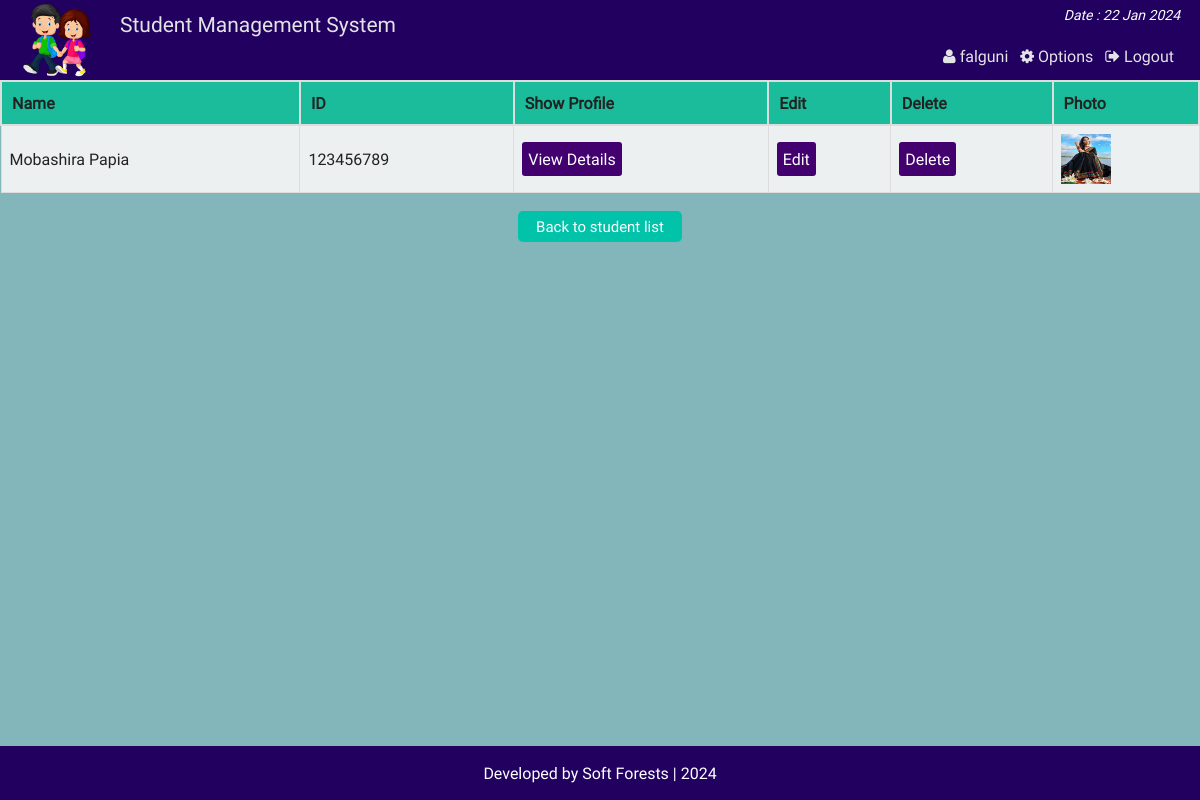
The app's page /admin_search_student.php?src_student=123456789 (signed in) with its own data.
### tables this page shows
CREATE TABLE `st_info` (
  `st_id` int(11) NOT NULL,
  `name` varchar(100) NOT NULL,
  `password` varchar(32) NOT NULL,
  `email` varchar(50) NOT NULL,
  `bday` date NOT NULL,
  `program` varchar(10) NOT NULL,
  `contact` varchar(20) NOT NULL,
  `gender` varchar(10) NOT NULL,
  `address` varchar(255) NOT NULL,
  `img` varchar(255) DEFAULT NULL
);

### php/functions.php (called while the page is built, shortened)
<?php
class login_registration_class{
	public function search($query){
		global $conn;
		$result = $conn->query("SELECT * FROM st_info WHERE (st_id LIKE '%".$query."%'
							OR name LIKE '%".$query."%'
								OR contact LIKE '%".$query."%'
									OR email LIKE '%".$query."%') order by st_id");
		return $result;
	}
};
?>

### admin_search_student.php (the view, shortened to what this page needs)
<?php
	require "php/config.php";
	require_once "php/functions.php";
	$user = new login_registration_class();
?>
<?php
include "php/headertop_admin.php";
?>
	<div class="search_result">
		<table class="tab_one">
			<?php
				$key = $_GET['src_student'];
				$min_length = 1;
				if(strlen($key) >= $min_length){
					$key = htmlspecialchars($key);
					$src_result = $user->search($key);
					$count = $src_result->num_rows;
					if($count>0){
			?>
			<tr>
				<th>Name</th>
				<th>ID</th>
				<th>Show Profile</th>
				<th>Edit</th>
				<th>Delete</th>
				<th>Photo</th>
			</tr>
			<?php
					while($rows = $src_result->fetch_assoc()){
			?>
			<tr>
				<td><?php echo $rows['name'];?></td>
				<td><?php echo $rows['st_id'];?></td>
				<td><a href="admin_single_student.php?id=<?php echo $rows['st_id'];?>">View Details</a></td>
				<td><a href="admin_single_student_update.php?id=<?php echo $rows['st_id'];?>">Edit</a></td>
				<td><a href="admin_delete_student.php?id=<?php echo $rows['st_id'];?>">Delete</a></td>
				<td><img src="img/student/<?php echo $rows['img'];?>" width="50px" height="50px" title="<?php echo $rows['name'];?>" /></td>
			</tr>
			<?php } ?>
			</table>
		<?php
		}else{
				echo "<h2 style='font-size:45px;text-align:center;color:#ddd;'>Opps....No result found !</h2>";
			}
		}else{
			  echo "<h2 style='font-size:45px;text-align:center;color:#ddd;'>Opps....No result found !</h2>";
		}
		?>
		<div class="back fix">
			<p style="text-align:center"><a href="admin_all_student.php"><button class="editbtn">Back to student list</button></a></p>
		</div>
	</div>
<?php include "php/footerbottom.php";?>

### css/main.css (style rules this page uses)
html { color: #222; font-size: 1em; line-height: 1.4; }
audio, canvas, iframe, img, svg, video { vertical-align: middle; }
a { text-decoration:none; }
.fix { overflow:hidden; }
body { font-family:roboto !important; background-color: #006b747d; }
.st_reg th, td { padding: 8px; }
table.tab_one { width:100%; }
table.tab_one th { background:#1abc9c; padding:10px; font-weight:bold; text-align:left; }
table.tab_one td { border:1px solid #ddd; padding:8px; }
table.tab_one td a { text-decoration:none; background-color: #43006f; padding: 6px; border-radius: 3px; color: #fff; }
table.tab_one tr:nth-child(odd) { background:#ddd; }
table.tab_one tr:nth-child(even) { background:#ecf0f1; }
.editbtn { background-color: #01C3AA; border: none; border-radius:5px; color: white; padding: 5px 18px; text-align: center; text-decoration: none; display: inline-block; font-size: 15px; margin: 2px 1px; cursor: pointer; }
table.att_tab tr,td,th { border:2px solid #ddd; border-collapse:collapse; padding:8px; }

### records on screen
st_info: name "Mobashira Papia", st_id "123456789", img (picture)

### other values on screen
$admin_name "falguni"
